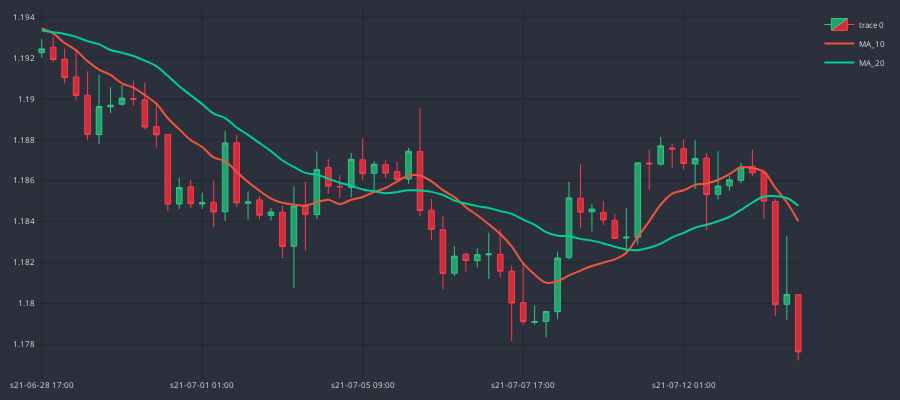

The notebook cell saved with this chart:
### Code cell
cp = CandlePlot(df_an.iloc[3:70])
cp.show_plot(line_traces=[MA_S, MA_L])
